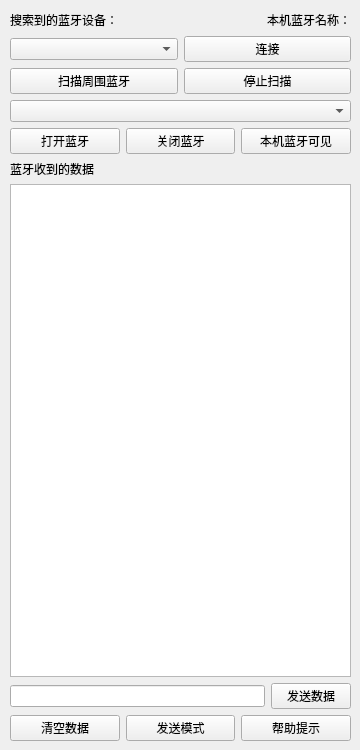
<?xml version="1.0" encoding="UTF-8"?>
<ui version="4.0">
 <class>MainWindow</class>
 <widget class="QMainWindow" name="MainWindow">
  <property name="geometry">
   <rect>
    <x>0</x>
    <y>0</y>
    <width>360</width>
    <height>750</height>
   </rect>
  </property>
  <property name="windowTitle">
   <string>MainWindow</string>
  </property>
  <widget class="QWidget" name="centralwidget">
   <widget class="QWidget" name="layoutWidget">
    <property name="geometry">
     <rect>
      <x>10</x>
      <y>10</y>
      <width>341</width>
      <height>731</height>
     </rect>
    </property>
    <layout class="QVBoxLayout" name="verticalLayout">
     <item>
      <layout class="QHBoxLayout" name="horizontalLayout">
       <item>
        <widget class="QLabel" name="label">
         <property name="text">
          <string>搜索到的蓝牙设备：</string>
         </property>
        </widget>
       </item>
       <item>
        <spacer name="horizontalSpacer">
         <property name="orientation">
          <enum>Qt::Horizontal</enum>
         </property>
         <property name="sizeHint" stdset="0">
          <size>
           <width>40</width>
           <height>20</height>
          </size>
         </property>
        </spacer>
       </item>
       <item>
        <widget class="QLabel" name="label_BluetoothName">
         <property name="text">
          <string>本机蓝牙名称：</string>
         </property>
        </widget>
       </item>
      </layout>
     </item>
     <item>
      <layout class="QHBoxLayout" name="horizontalLayout_2">
       <item>
        <widget class="QComboBox" name="comboBox_BluetoothDevice"/>
       </item>
       <item>
        <widget class="QPushButton" name="pushButton">
         <property name="text">
          <string>连接</string>
         </property>
        </widget>
       </item>
      </layout>
     </item>
     <item>
      <layout class="QHBoxLayout" name="horizontalLayout_3">
       <item>
        <widget class="QPushButton" name="pushButton_BluetoothScan">
         <property name="text">
          <string>扫描周围蓝牙</string>
         </property>
        </widget>
       </item>
       <item>
        <widget class="QPushButton" name="pushButton_StopScan">
         <property name="text">
          <string>停止扫描</string>
         </property>
        </widget>
       </item>
      </layout>
     </item>
     <item>
      <widget class="QComboBox" name="comboBox_UUID"/>
     </item>
     <item>
      <layout class="QHBoxLayout" name="horizontalLayout_4">
       <item>
        <widget class="QPushButton" name="pushButton_OpenBluetooth">
         <property name="text">
          <string>打开蓝牙</string>
         </property>
        </widget>
       </item>
       <item>
        <widget class="QPushButton" name="pushButton_CloseBluetooth">
         <property name="text">
          <string>关闭蓝牙</string>
         </property>
        </widget>
       </item>
       <item>
        <widget class="QPushButton" name="pushButton_6">
         <property name="text">
          <string>本机蓝牙可见</string>
         </property>
        </widget>
       </item>
      </layout>
     </item>
     <item>
      <widget class="QLabel" name="label_3">
       <property name="text">
        <string>蓝牙收到的数据</string>
       </property>
      </widget>
     </item>
     <item>
      <widget class="QPlainTextEdit" name="plainTextEdit_BluetoothInfiShow"/>
     </item>
     <item>
      <layout class="QHBoxLayout" name="horizontalLayout_5">
       <item>
        <widget class="QLineEdit" name="lineEdit_SendData"/>
       </item>
       <item>
        <widget class="QPushButton" name="sendBtn">
         <property name="text">
          <string>发送数据</string>
         </property>
        </widget>
       </item>
      </layout>
     </item>
     <item>
      <layout class="QHBoxLayout" name="horizontalLayout_6">
       <item>
        <widget class="QPushButton" name="clearBtn">
         <property name="text">
          <string>清空数据</string>
         </property>
        </widget>
       </item>
       <item>
        <widget class="QPushButton" name="sendModeBtn">
         <property name="text">
          <string>发送模式</string>
         </property>
        </widget>
       </item>
       <item>
        <widget class="QPushButton" name="help">
         <property name="text">
          <string>帮助提示</string>
         </property>
        </widget>
       </item>
      </layout>
     </item>
    </layout>
   </widget>
  </widget>
 </widget>
 <resources/>
 <connections/>
</ui>
